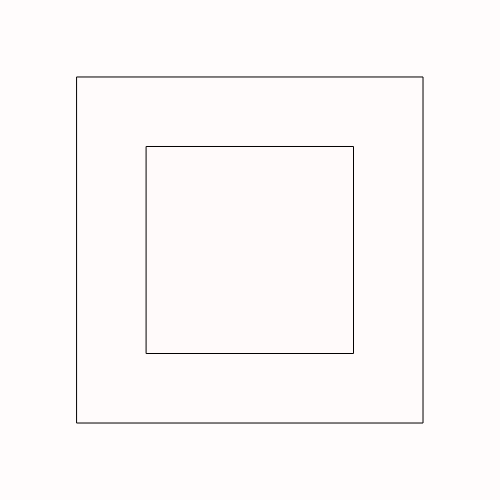
Frame 1 (no input)
Frame 60 (no input): identical to frame 1, image omitted
Frame 120 (the mouse pressed at the canvas centre since frame 60): identical to frame 1, image omitted

The p5.js sketch that drew this single still picture (run headless with seeded random() and noise() and a simulated clock; from frame 60 on, the mouse is pressed at the canvas centre):

// p5.js sketch
// ── sketch.js
var myFirstArray = [];

function setup() {
  // put setup code here

  createCanvas(500, 500);
  colorMode (HSB, 360, 100, 100, 100);
 
  for (var i = 0; i < 5; i++) {
    myFirstArray.push(random(100));
  }
  rectMode (CENTER);
  print (myFirstArray);
}

function draw() {
  // put drawing code here

   background (0, 0, 100);
   for (var i = 0; i < myFirstArray.length; i++) {
     fill (0, 100, 100, 0.4);
     rect (width / 2, height / 2, myFirstArray [i] * 10, myFirstArray [i] * 10);
     //print ("element value is" + myFirstArray[i]);
   }
}

function mousePressed () {

}
